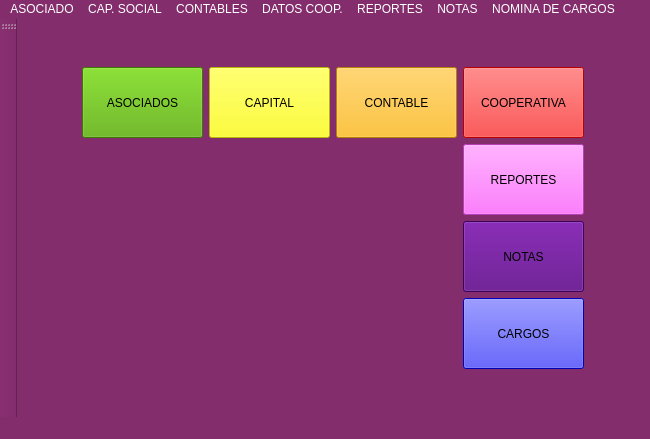
<?xml version="1.0" encoding="UTF-8"?>
<ui version="4.0">
 <class>MainWindow</class>
 <widget class="QMainWindow" name="MainWindow">
  <property name="geometry">
   <rect>
    <x>0</x>
    <y>0</y>
    <width>650</width>
    <height>439</height>
   </rect>
  </property>
  <property name="minimumSize">
   <size>
    <width>0</width>
    <height>0</height>
   </size>
  </property>
  <property name="maximumSize">
   <size>
    <width>780</width>
    <height>780</height>
   </size>
  </property>
  <property name="windowTitle">
   <string>SISTEMA DE GESTIÓN COOPERATIVO</string>
  </property>
  <property name="autoFillBackground">
   <bool>false</bool>
  </property>
  <property name="styleSheet">
   <string notr="true">font: 10pt &quot;Courier 10 Pitch&quot;;
selection-color: rgb(0, 0, 0);
color: rgb(255, 255, 255);
selection-background-color: rgb(213, 213, 212);
background-color: rgb(131, 45, 108);</string>
  </property>
  <widget class="QWidget" name="centralWidget">
   <layout class="QGridLayout" name="gridLayout_2">
    <item row="0" column="0">
     <layout class="QGridLayout" name="gridLayout">
      <item row="0" column="3">
       <widget class="QPushButton" name="boton_modulo_coope">
        <property name="minimumSize">
         <size>
          <width>121</width>
          <height>71</height>
         </size>
        </property>
        <property name="maximumSize">
         <size>
          <width>121</width>
          <height>71</height>
         </size>
        </property>
        <property name="styleSheet">
         <string notr="true">color: rgb(0, 0, 0);
background-color: rgb(255, 0, 0);</string>
        </property>
        <property name="text">
         <string>COOPERATIVA</string>
        </property>
        <property name="icon">
         <iconset>
          <normaloff>iconos/limited_userv2.png</normaloff>iconos/limited_userv2.png</iconset>
        </property>
       </widget>
      </item>
      <item row="3" column="3">
       <widget class="QPushButton" name="boton_modulo_cargos">
        <property name="minimumSize">
         <size>
          <width>121</width>
          <height>71</height>
         </size>
        </property>
        <property name="maximumSize">
         <size>
          <width>121</width>
          <height>71</height>
         </size>
        </property>
        <property name="styleSheet">
         <string notr="true">color: rgb(0, 0, 0);
background-color: rgb(0, 0, 255);</string>
        </property>
        <property name="text">
         <string>CARGOS</string>
        </property>
        <property name="icon">
         <iconset>
          <normaloff>iconos/calidad-de-la-pagina.png</normaloff>iconos/calidad-de-la-pagina.png</iconset>
        </property>
       </widget>
      </item>
      <item row="1" column="3">
       <widget class="QPushButton" name="boton_modulo_reportes">
        <property name="minimumSize">
         <size>
          <width>121</width>
          <height>71</height>
         </size>
        </property>
        <property name="maximumSize">
         <size>
          <width>121</width>
          <height>71</height>
         </size>
        </property>
        <property name="styleSheet">
         <string notr="true">color: rgb(0, 0, 0);
background-color: rgb(255, 85, 255);</string>
        </property>
        <property name="text">
         <string>REPORTES</string>
        </property>
        <property name="icon">
         <iconset>
          <normaloff>iconos/herramientas-de-papel-y-lapiz.png</normaloff>iconos/herramientas-de-papel-y-lapiz.png</iconset>
        </property>
       </widget>
      </item>
      <item row="1" column="0" rowspan="3" colspan="3">
       <widget class="QLabel" name="label">
        <property name="text">
         <string/>
        </property>
        <property name="pixmap">
         <pixmap>iconos/logotipo_dircoop.png</pixmap>
        </property>
        <property name="scaledContents">
         <bool>true</bool>
        </property>
       </widget>
      </item>
      <item row="2" column="3">
       <widget class="QPushButton" name="boton_modulo_notas">
        <property name="minimumSize">
         <size>
          <width>121</width>
          <height>71</height>
         </size>
        </property>
        <property name="maximumSize">
         <size>
          <width>121</width>
          <height>71</height>
         </size>
        </property>
        <property name="styleSheet">
         <string notr="true">color: rgb(0, 0, 0);
background-color: rgb(85, 0, 127);</string>
        </property>
        <property name="text">
         <string>NOTAS</string>
        </property>
        <property name="icon">
         <iconset>
          <normaloff>iconos/casilla-y-boligrafo.png</normaloff>iconos/casilla-y-boligrafo.png</iconset>
        </property>
       </widget>
      </item>
      <item row="0" column="2">
       <widget class="QPushButton" name="boton_modulo_contable">
        <property name="minimumSize">
         <size>
          <width>121</width>
          <height>71</height>
         </size>
        </property>
        <property name="maximumSize">
         <size>
          <width>121</width>
          <height>71</height>
         </size>
        </property>
        <property name="styleSheet">
         <string notr="true">color: rgb(0, 0, 0);
background-color: rgb(255, 180, 5);</string>
        </property>
        <property name="text">
         <string>CONTABLE</string>
        </property>
        <property name="icon">
         <iconset>
          <normaloff>iconos/maquina-de-facturacion-electronica-con-escaner.png</normaloff>iconos/maquina-de-facturacion-electronica-con-escaner.png</iconset>
        </property>
       </widget>
      </item>
      <item row="0" column="1">
       <widget class="QPushButton" name="boton_modulo_capital">
        <property name="minimumSize">
         <size>
          <width>121</width>
          <height>71</height>
         </size>
        </property>
        <property name="maximumSize">
         <size>
          <width>121</width>
          <height>71</height>
         </size>
        </property>
        <property name="styleSheet">
         <string notr="true">color: rgb(0, 0, 0);
background-color: rgb(255, 255, 0);</string>
        </property>
        <property name="text">
         <string>CAPITAL</string>
        </property>
        <property name="icon">
         <iconset>
          <normaloff>iconos/calculadora.png</normaloff>iconos/calculadora.png</iconset>
        </property>
       </widget>
      </item>
      <item row="0" column="0">
       <widget class="QPushButton" name="boton_modulo_asociados">
        <property name="minimumSize">
         <size>
          <width>121</width>
          <height>71</height>
         </size>
        </property>
        <property name="maximumSize">
         <size>
          <width>121</width>
          <height>71</height>
         </size>
        </property>
        <property name="styleSheet">
         <string notr="true">background-color: rgb(85, 170, 0);
color: rgb(0, 0, 0);</string>
        </property>
        <property name="text">
         <string>ASOCIADOS</string>
        </property>
        <property name="icon">
         <iconset>
          <normaloff>iconos/silueta-masculina-de-usuario.png</normaloff>iconos/silueta-masculina-de-usuario.png</iconset>
        </property>
       </widget>
      </item>
     </layout>
    </item>
   </layout>
  </widget>
  <widget class="QMenuBar" name="menuBar">
   <property name="geometry">
    <rect>
     <x>0</x>
     <y>0</y>
     <width>650</width>
     <height>20</height>
    </rect>
   </property>
   <widget class="QMenu" name="menuASOCIADO">
    <property name="title">
     <string>ASOCIADO</string>
    </property>
    <addaction name="actionALTA_ASOCIADO"/>
    <addaction name="actionACTUALIZACI_N_ASOCIADO"/>
   </widget>
   <widget class="QMenu" name="menuCAPITAL_SOCIAL">
    <property name="title">
     <string>CAP. SOCIAL</string>
    </property>
   </widget>
   <widget class="QMenu" name="menuCONTABLES">
    <property name="title">
     <string>CONTABLES</string>
    </property>
    <addaction name="actionMOVIMIENTOS"/>
   </widget>
   <widget class="QMenu" name="menuDATOS_COOPERATIVA">
    <property name="title">
     <string>DATOS COOP.</string>
    </property>
    <addaction name="actionALTA_COOPERATIVA"/>
   </widget>
   <widget class="QMenu" name="menuREPORTES">
    <property name="title">
     <string>REPORTES</string>
    </property>
    <addaction name="actionLISTA_DE_ASOCIADOS"/>
    <addaction name="separator"/>
    <addaction name="actionMOVIMIENTOS_MENSUALES"/>
   </widget>
   <widget class="QMenu" name="menuNOTAS">
    <property name="title">
     <string>NOTAS</string>
    </property>
    <addaction name="actionACTAS"/>
   </widget>
   <widget class="QMenu" name="menuCONSEJO_DE_ADMINISTRAC_N">
    <property name="title">
     <string>NOMINA DE CARGOS</string>
    </property>
    <addaction name="actionC_A"/>
   </widget>
   <addaction name="menuASOCIADO"/>
   <addaction name="menuCAPITAL_SOCIAL"/>
   <addaction name="menuCONTABLES"/>
   <addaction name="menuDATOS_COOPERATIVA"/>
   <addaction name="menuREPORTES"/>
   <addaction name="menuNOTAS"/>
   <addaction name="menuCONSEJO_DE_ADMINISTRAC_N"/>
  </widget>
  <widget class="QToolBar" name="mainToolBar">
   <attribute name="toolBarArea">
    <enum>LeftToolBarArea</enum>
   </attribute>
   <attribute name="toolBarBreak">
    <bool>false</bool>
   </attribute>
  </widget>
  <widget class="QStatusBar" name="statusBar"/>
  <action name="actionALTA_ASOCIADO">
   <property name="icon">
    <iconset>
     <normaloff>iconos/silueta-masculina-de-usuario.png</normaloff>iconos/silueta-masculina-de-usuario.png</iconset>
   </property>
   <property name="text">
    <string>ALTA ASOCIADO</string>
   </property>
  </action>
  <action name="actionACTUALIZACI_N_ASOCIADO">
   <property name="icon">
    <iconset>
     <normaloff>iconos/boton-actualizar.png</normaloff>iconos/boton-actualizar.png</iconset>
   </property>
   <property name="text">
    <string>ACTUALIZACIÓN ASOCIADO</string>
   </property>
  </action>
  <action name="actionBAJA_ASOCIADO">
   <property name="icon">
    <iconset>
     <normaloff>iconos/foto-principal-del-usuario.png</normaloff>iconos/foto-principal-del-usuario.png</iconset>
   </property>
   <property name="text">
    <string>BAJA ASOCIADO</string>
   </property>
  </action>
  <action name="actionBUSCAR_ASOCIADO">
   <property name="icon">
    <iconset>
     <normaloff>iconos/prismaticos.png</normaloff>iconos/prismaticos.png</iconset>
   </property>
   <property name="text">
    <string>BUSCAR ASOCIADO</string>
   </property>
  </action>
  <action name="actionLISTA_DE_ASOCIADOS">
   <property name="icon">
    <iconset>
     <normaloff>iconos/herramientas-de-papel-y-lapiz.png</normaloff>iconos/herramientas-de-papel-y-lapiz.png</iconset>
   </property>
   <property name="text">
    <string>LISTA DE ASOCIADOS</string>
   </property>
  </action>
  <action name="actionALTA_COOPERATIVA">
   <property name="icon">
    <iconset>
     <normaloff>iconos/limited_userv2.png</normaloff>iconos/limited_userv2.png</iconset>
   </property>
   <property name="text">
    <string>ALTA COOPERATIVA</string>
   </property>
  </action>
  <action name="actionACTUALIZACI_N_DATOS">
   <property name="icon">
    <iconset>
     <normaloff>iconos/boton-actualizar.png</normaloff>iconos/boton-actualizar.png</iconset>
   </property>
   <property name="text">
    <string>ACTUALIZACIÓN DATOS</string>
   </property>
  </action>
  <action name="actionMOVIMIENTOS">
   <property name="icon">
    <iconset>
     <normaloff>iconos/maquina-de-facturacion-electronica-con-escaner.png</normaloff>iconos/maquina-de-facturacion-electronica-con-escaner.png</iconset>
   </property>
   <property name="text">
    <string>COMPRAS Y VENTAS</string>
   </property>
  </action>
  <action name="actionMOVIMIENTOS_MENSUALES">
   <property name="icon">
    <iconset>
     <normaloff>iconos/documento-financiero.png</normaloff>iconos/documento-financiero.png</iconset>
   </property>
   <property name="text">
    <string>MOVIMIENTOS MENSUALES</string>
   </property>
  </action>
  <action name="actionMOVIMIENTO_ANUAL">
   <property name="icon">
    <iconset>
     <normaloff>iconos/documento-financiero.png</normaloff>iconos/documento-financiero.png</iconset>
   </property>
   <property name="text">
    <string>MOVIMIENTO ANUAL</string>
   </property>
  </action>
  <action name="actionACTAS">
   <property name="icon">
    <iconset>
     <normaloff>iconos/calidad-de-la-pagina.png</normaloff>iconos/calidad-de-la-pagina.png</iconset>
   </property>
   <property name="text">
    <string>ACTAS E INFORMES</string>
   </property>
  </action>
  <action name="actionC_A">
   <property name="icon">
    <iconset>
     <normaloff>iconos/calidad-de-la-pagina.png</normaloff>iconos/calidad-de-la-pagina.png</iconset>
   </property>
   <property name="text">
    <string>ABM CARGOS</string>
   </property>
  </action>
  <action name="actionSINDICATURA">
   <property name="icon">
    <iconset>
     <normaloff>iconos/calidad-de-la-pagina.png</normaloff>iconos/calidad-de-la-pagina.png</iconset>
   </property>
   <property name="text">
    <string>SINDICATURA</string>
   </property>
  </action>
 </widget>
 <layoutdefault spacing="6" margin="11"/>
 <resources/>
 <connections/>
</ui>
